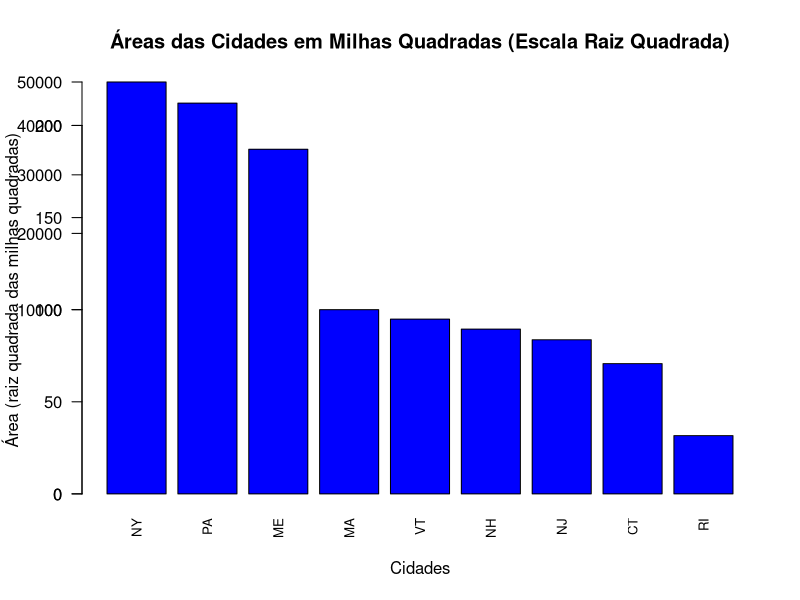

This figure's R source:
#Codigo com escala em raiz quadrada
# Dados das áreas das cidades
cidades <- c("NY", "PA", "ME", "MA", "VT", "NH", "NJ", "CT", "RI")
areas <- c(50000, 45000, 35000, 10000, 9000, 8000, 7000, 5000, 1000)

# Criar um dataframe
dados <- data.frame(Cidade = cidades, Area = areas)

# Calcular a raiz quadrada das áreas
sqrt_areas <- sqrt(dados$Area)

# Definir os rótulos do eixo y baseados em valores transformados
pretty_labels <- pretty(dados$Area)
sqrt_pretty_labels <- sqrt(pretty_labels)

# Criar o gráfico de barras com escala raiz quadrada no eixo y
barplot(sqrt_areas, names.arg = dados$Cidade, col = "blue", 
        main = "Áreas das Cidades em Milhas Quadradas (Escala Raiz Quadrada)", 
        xlab = "Cidades", ylab = "Área (raiz quadrada das milhas quadradas)", 
        las = 2, cex.names = 0.8)

# Adicionar marcas de eixo y em valores transformados de volta para a escala original
axis(2, at = sqrt_pretty_labels, labels = pretty_labels, las = 2)

